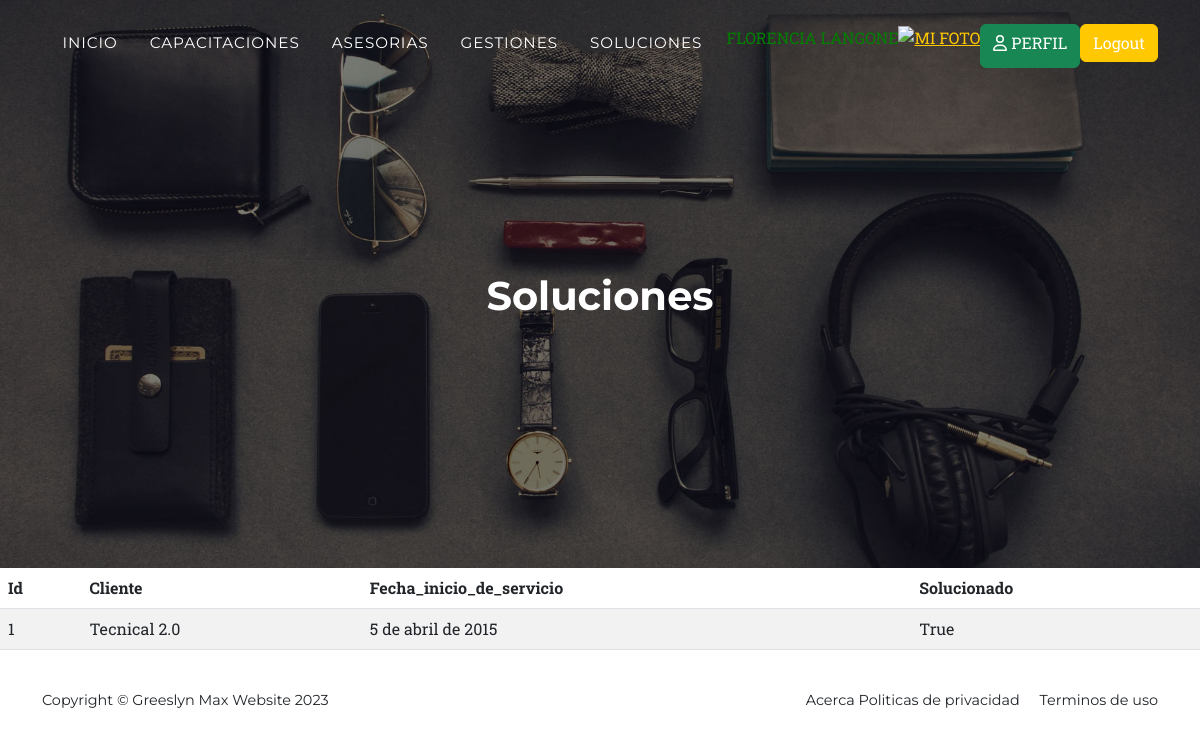
Page /soluciones/ (signed in) on the committed database.
### entidades/models.py (models this page shows, shortened)
class Soluciones(models.Model):
    cliente = models.CharField(max_length=50)  # Nombre del cliente.
    fecha_inicio_de_servicio = models.DateField()  # Fecha en la que comenzó el servicio.
    solucionado = models.BooleanField()  # Indica si la solución ha sido proporcionada (True) o no (False).
    class Meta:
        verbose_name = "Solución"  # Nombre en singular para el panel de administración.
        verbose_name_plural = "Soluciones"  # Nombre en plural para el panel de administración.

### entidades/views.py (the view)
# urls.py: path('soluciones/', soluciones, name="soluciones"),
@login_required
def soluciones(request):
    contexto = {"soluciones": Soluciones.objects.all()}
    return render(request, "entidades/soluciones.html", contexto)

### entidades/templates/entidades/soluciones.html
{% extends 'entidades/index.html' %}
{% block titulo %}
<h1 class="mb-5"> Soluciones </h1>
{% endblock titulo %}
{% block contenido %}
<table class="table table-striped">
    <thead>
       <tr>
          <th>Id</th>
          <th>Cliente</th>
          <th>Fecha_inicio_de_servicio</th>
          <th>Solucionado</th>
       </tr>
    </thead>
    <tbody>
    {% for s in soluciones %}
       <tr>
             <td>{{ s.id }}</td>
             <td>{{ s.cliente }}</td>
             <td>{{ s.fecha_inicio_de_servicio }}</td>
             <td>{{ s.solucionado }}</td>
       </tr>
    {% endfor %}
    </tbody>
 </table>
{% endblock contenido %}

### entidades/templates/entidades/index.html (shortened to what this page needs)
<!DOCTYPE html>
<html lang="en">
<head>
    {% load static %}
    <link href="{% static 'css/styles.css' %}" rel="stylesheet" />
    <link rel="stylesheet" href="https://cdnjs.cloudflare.com/ajax/libs/font-awesome/6.0.0-beta3/css/all.min.css">
</head>
<body id="page-top">
    <nav class="navbar navbar-expand-lg navbar-dark fixed-top" id="mainNav">
        <div class="container">
            <div class="collapse navbar-collapse" id="navbarResponsive">
                <ul class="navbar-nav text-uppercase ms-auto py-4 py-lg-0">
                    <li class="nav-item"><a class="nav-link" href="{% url 'home' %}">Inicio</a></li>
                    {% if user.is_authenticated %}
                        <li class="nav-item"><a class="nav-link" href="{% url 'capacitaciones' %}">Capacitaciones</a></li>
                        <li class="nav-item"><a class="nav-link" href="{% url 'asesorias' %}">Asesorias</a></li>
                        <li class="nav-item"><a class="nav-link" href="{% url 'gestiones' %}">Gestiones</a></li>
                        <li class="nav-item"><a class="nav-link" href="{% url 'soluciones' %}">Soluciones</a></li>
                        <li><p style="color:green;">{{ user.first_name }} {{ user.last_name }}</p></li>
                        <div class="text-center">
                            <a href="{% url 'agregarAvatar' %}"><img src="{{ request.session.avatar }}" height="40px" width="40px" alt="mi foto"></a>
                        </div>
                        <a class="btn btn-success text-white" href="{% url 'perfil' %}"><i class="fa-regular fa-user"></i> Perfil </a>
                        <form method="post" action="{% url 'logout' %}">
                            <button type="submit" class="btn btn-primary">Logout</button>
                        </form>
                    {% else %}
                        <li><a class="btn btn-primary" href="{% url 'login' %}">Login</a></li>
                        <li><a class="btn btn-success" href="{% url 'registro' %}">Registrate</a></li>
                    {% endif %}
                </ul>
            </div>
        </div>
    </nav>
    <header class="masthead">
        <div class="container">
            {% block titulo %}{% endblock titulo %}
        </div>
    </header>
    {% block contenido %}{% endblock contenido %}
    <footer class="footer py-4">
        <div class="container">
            <div class="row align-items-center">
                <div class="col-lg-4 text-lg-start">Copyright &copy; Greeslyn Max Website 2023</div>
                <div class="col-lg-4 text-lg-end">
                    <a class="link-dark text-decoration-none" href="{% url 'acerca' %}">Acerca</a>
                    <a class="link-dark text-decoration-none me-3" href="#!">Politicas de privacidad</a>
                    <a class="link-dark text-decoration-none" href="#!">Terminos de uso</a>
                </div>
            </div>
        </div>
    </footer>
</body>
</html>

### rows in the picture
Soluciones: id "1", cliente "Tecnical 2.0", fecha_inicio_de_servicio "5 de abril de 2015", solucionado "True"

### other values in the picture
{{ user.first_name }} "FLORENCIA"
{{ user.last_name }} "LANGONE"
